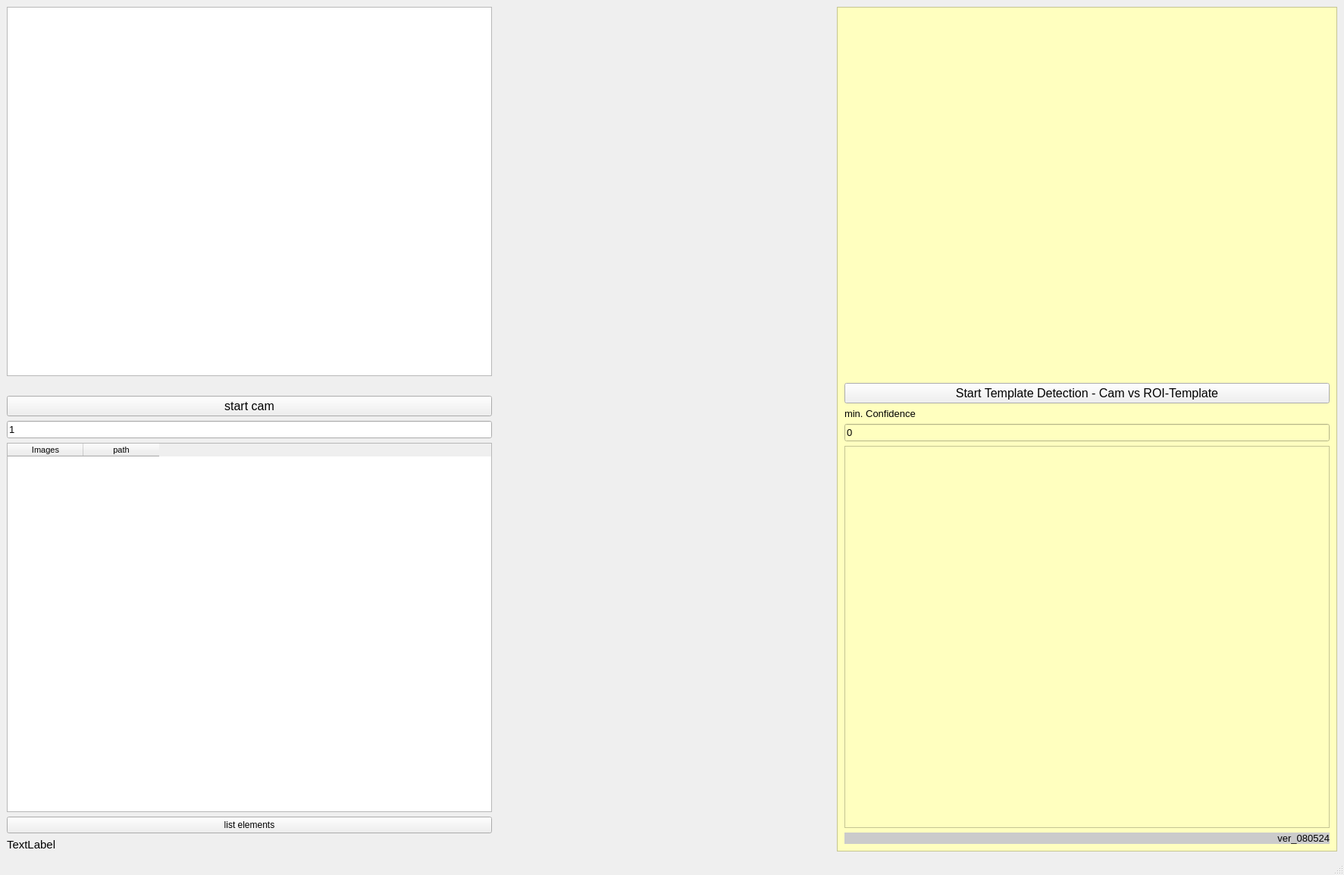
<?xml version="1.0" encoding="UTF-8"?>
<ui version="4.0">
 <class>MainWindow</class>
 <widget class="QMainWindow" name="MainWindow">
  <property name="geometry">
   <rect>
    <x>0</x>
    <y>0</y>
    <width>1773</width>
    <height>1154</height>
   </rect>
  </property>
  <property name="windowTitle">
   <string>MainWindow</string>
  </property>
  <widget class="QWidget" name="centralwidget">
   <layout class="QGridLayout" name="gridLayout_2">
    <item row="0" column="0">
     <layout class="QVBoxLayout" name="verticalLayout">
      <item>
       <widget class="QGraphicsView" name="graphicsView_play">
        <property name="minimumSize">
         <size>
          <width>640</width>
          <height>480</height>
         </size>
        </property>
       </widget>
      </item>
      <item>
       <widget class="QLabel" name="label_templateImg">
        <property name="text">
         <string/>
        </property>
        <property name="pixmap">
         <pixmap resource="image.qrc">:/image/images/target.jpg</pixmap>
        </property>
       </widget>
      </item>
      <item>
       <widget class="QPushButton" name="pushButton_startCamera">
        <property name="font">
         <font>
          <pointsize>12</pointsize>
         </font>
        </property>
        <property name="text">
         <string>start cam</string>
        </property>
       </widget>
      </item>
      <item>
       <widget class="QLineEdit" name="lineEdit_camNr">
        <property name="font">
         <font>
          <pointsize>10</pointsize>
         </font>
        </property>
        <property name="text">
         <string>1</string>
        </property>
       </widget>
      </item>
      <item>
       <widget class="QTableWidget" name="tableWidget_ocrImage">
        <property name="font">
         <font>
          <pointsize>8</pointsize>
         </font>
        </property>
        <property name="sizeAdjustPolicy">
         <enum>QAbstractScrollArea::AdjustToContents</enum>
        </property>
        <column>
         <property name="text">
          <string>Images</string>
         </property>
        </column>
        <column>
         <property name="text">
          <string>path</string>
         </property>
        </column>
       </widget>
      </item>
      <item>
       <widget class="QPushButton" name="pushButton_listElements">
        <property name="text">
         <string>list elements</string>
        </property>
       </widget>
      </item>
      <item>
       <widget class="QLabel" name="label_mouseTrackerLabel">
        <property name="font">
         <font>
          <pointsize>11</pointsize>
         </font>
        </property>
        <property name="text">
         <string>TextLabel</string>
        </property>
       </widget>
      </item>
     </layout>
    </item>
    <item row="0" column="1">
     <spacer name="horizontalSpacer">
      <property name="orientation">
       <enum>Qt::Horizontal</enum>
      </property>
      <property name="sizeHint" stdset="0">
       <size>
        <width>40</width>
        <height>20</height>
       </size>
      </property>
     </spacer>
    </item>
    <item row="0" column="2">
     <widget class="QFrame" name="frame">
      <property name="styleSheet">
       <string notr="true">background-color: rgb(255, 255, 191);</string>
      </property>
      <property name="frameShape">
       <enum>QFrame::StyledPanel</enum>
      </property>
      <property name="frameShadow">
       <enum>QFrame::Raised</enum>
      </property>
      <layout class="QGridLayout" name="gridLayout">
       <item row="0" column="0">
        <layout class="QVBoxLayout" name="verticalLayout_2">
         <item>
          <widget class="QLabel" name="lbl_camTemplateDetection">
           <property name="minimumSize">
            <size>
             <width>640</width>
             <height>480</height>
            </size>
           </property>
           <property name="text">
            <string/>
           </property>
           <property name="pixmap">
            <pixmap resource="image.qrc">:/image/images/webcam.png</pixmap>
           </property>
           <property name="scaledContents">
            <bool>false</bool>
           </property>
          </widget>
         </item>
         <item>
          <widget class="QPushButton" name="pushButton_camTemplateDetect">
           <property name="font">
            <font>
             <pointsize>12</pointsize>
            </font>
           </property>
           <property name="styleSheet">
            <string notr="true">border-color: rgb(0, 0, 0);
background-color: rgb(240, 240, 240);</string>
           </property>
           <property name="text">
            <string>Start Template Detection - Cam vs ROI-Template</string>
           </property>
          </widget>
         </item>
         <item>
          <widget class="QLabel" name="label">
           <property name="font">
            <font>
             <pointsize>10</pointsize>
            </font>
           </property>
           <property name="text">
            <string>min. Confidence</string>
           </property>
          </widget>
         </item>
         <item>
          <widget class="QLineEdit" name="lineEdit_minConfidence">
           <property name="font">
            <font>
             <pointsize>10</pointsize>
            </font>
           </property>
           <property name="text">
            <string>0</string>
           </property>
          </widget>
         </item>
         <item>
          <widget class="QTextEdit" name="textEdit_ocrText"/>
         </item>
         <item>
          <widget class="QLabel" name="lbl_version">
           <property name="font">
            <font>
             <pointsize>10</pointsize>
            </font>
           </property>
           <property name="styleSheet">
            <string notr="true">background-color: rgb(203, 203, 203);</string>
           </property>
           <property name="text">
            <string>ver_080524</string>
           </property>
           <property name="alignment">
            <set>Qt::AlignRight|Qt::AlignTrailing|Qt::AlignVCenter</set>
           </property>
          </widget>
         </item>
        </layout>
       </item>
      </layout>
     </widget>
    </item>
   </layout>
  </widget>
  <widget class="QMenuBar" name="menubar">
   <property name="geometry">
    <rect>
     <x>0</x>
     <y>0</y>
     <width>1773</width>
     <height>22</height>
    </rect>
   </property>
  </widget>
  <widget class="QStatusBar" name="statusbar"/>
 </widget>
 <resources>
  <include location="image.qrc"/>
 </resources>
 <connections/>
</ui>
